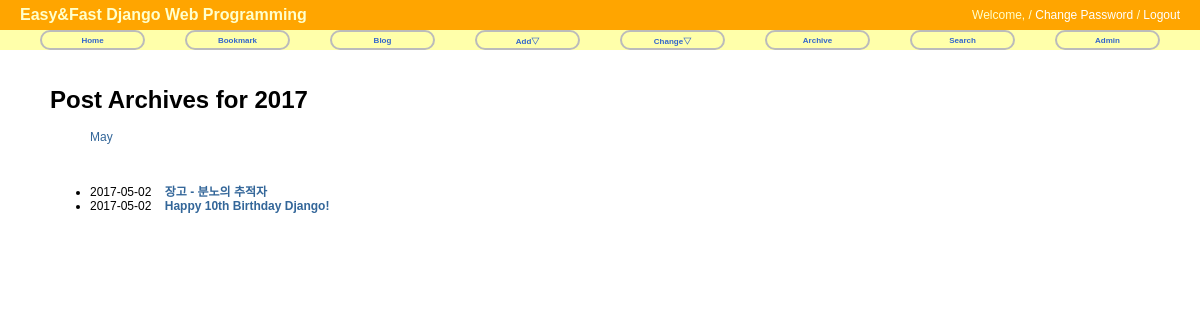
Screenshot of /blog/2017/ with the database file from the repository.
### blog/models.py (models this page shows, shortened)
@python_2_unicode_compatible
class Post(models.Model):
    title = models.CharField('TITLE',max_length=50)
    slug = models.SlugField('SLUG', unique=True, allow_unicode=True, help_text='one word for title alias.')
    description = models.CharField('DESCRIPTION', max_length=100, blank=True, help_text='simple description text')
    content = models.TextField('CONTENT')
    create_date = models.DateTimeField('Create Date', auto_now_add=True)
    modify_date = models.DateTimeField('Modify Date', auto_now=True)
    owner = models.ForeignKey(User, null=True)
    class Meta:
        verbose_name = 'post'
        verbose_name_plural = 'posts'
        db_table = 'my_post'
        ordering = ('-modify_date',)
    def get_absolute_url(self):
        return reverse('blog:post_detail', args=(self.slug,))

### blog/views.py (the view)
# urls.py: url(r'^(?P<year>\d{4})/$', PostYAV.as_view(), name='post_year_archive'),
class PostYAV(YearArchiveView):
    model = Post
    date_field = 'modify_date'
    make_object_list = True

### blog/templates/blog/post_archive_year.html (shortened to what this page needs)
{% extends "base.html" %}
{% block content %}
<div id="content">
<h1>Post Archives for {{ year|date:"Y" }}</h1>
<ul>
    {% for date in date_list %}
    <li style="display:inline;">
        <a href="{% url 'blog:post_month_archive' year|date:'Y' date|date:'b' %}">{{ date|date:"F"}}</a></li>
    {% endfor %}
</ul>
<br/>
<div>
    <ul>
        {% for post in object_list %}
        <li>{{ post.modify_date|date:"Y-m-d" }}&nbsp;&nbsp;&nbsp;
        <a href="{{ post.get_absolute_url }}"><strong>{{ post.title }}</strong></a></li>
        {% endfor %}
    </ul>
</div>
</div>
{% endblock %}

### static/css/base.css (style rules this page uses)
body { font-family: "Lucia Grande",Verdana,Arial,sans-serif; font-size: 12px; }
div#content { position: absolute; top: 70px; left: 50px; right: 50px; }
a:link, a:visited { color: #369; text-decoration: none; }

### rows the page displays
Post: modify_date "2017-05-02", title "장고 - 분노의 추적자"
Post: modify_date "2017-05-02", title "Happy 10th Birthday Django!"

### other values shown
{{ year|date:"Y" }} "2017"
{{ date|date:"F" }} "May"
